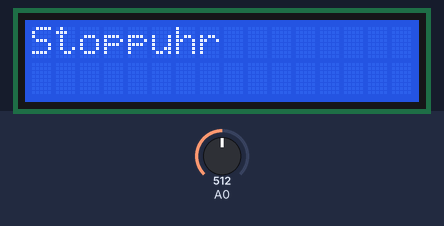
This sketch was run on a simulated Arduino Uno, built with avr-gcc and run on an emulated ATmega328P. On the bench: 16×2 character LCD. The test bench sets the inputs (shaded band); at power-on: A0 = 512.

Above: at 4.1 s.
At 8.2 s:
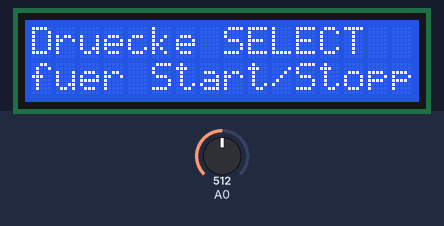
8.3 s: A0 set to 588
9.8 s: A0 set to 617
At 9.95 s:
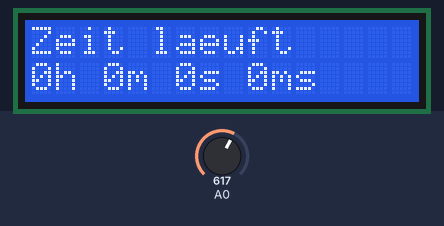
12.2 s: A0 set to 590
At 12.97 s:
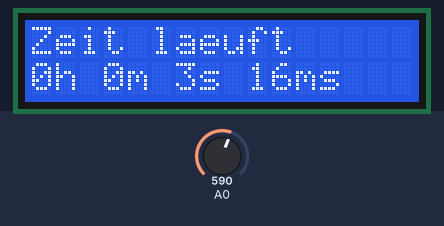
14.3 s: A0 set to 610
At 15.7 s:
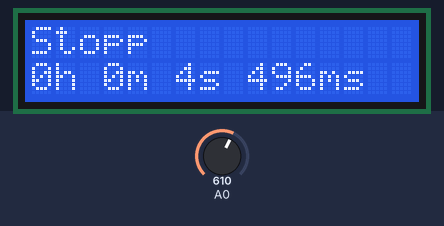
Timing chart, 0 to 16.8 s (numbered marks = the images above; inputs shaded):
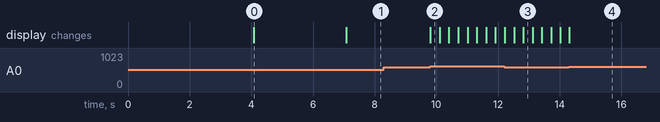

Measured:
- the behaviour switches between 600 and 601 on A0 (found by bisection; images 1 and 2)
- after the input at 8.3 s, every drawn part: stays the same
- after the input at 9.8 s, the display: changes at once (image 2)
- after the input at 14.3 s, the display: changes at once (image 4)
- what the display in image 0 shows lasts 3.0 s, from 4.1 s to 7.1 s

The sketch:

stoppuhr_aug22.ino
```cpp
/*
ursprüngliches Programm: Standalone Arduino StopWatch
By Conor M - 11/05/15, Modified by Elac - 12/05/15
*/

// call the necessary libraries
#include <SPI.h>
#include <LiquidCrystal.h>
// these are the pins used on the shield for this sketch
LiquidCrystal lcd(8, 13, 9, 4, 5, 6, 7);
// variables used on more than 1 function need to be declared here
unsigned long start, finished, elapsed;
boolean r = false;
// Variables for button debounce time
long lastButtonPressTime = 0; // the last time the button was pressed
long debounceDelay = 50; // the debounce time; keep this as low as possible

void setup()
{
lcd.begin(16, 2); // initialize the lcd (16 chars, 2 lines)

// a little introduction :)
lcd.setCursor(0, 0); // set the cursor to first character on line 1
lcd.print("Selbstbauprojekt");
lcd.setCursor(0, 1); // set the cursor to first character on line 2
lcd.print("2017 - DARC G01");
delay(4000); // wait 4 seconds
lcd.clear(); // clear the display
lcd.print("Stoppuhr            ");
delay (3000);
lcd.clear();
lcd.print("Druecke SELECT");
lcd.setCursor(0, 1); // set the cursor to first character on line 2
lcd.print("fuer Start/Stopp");
}

void loop()
{
CheckStartStop();
DisplayResult();
}

void CheckStartStop()
{
int x = analogRead (0); // assign 'x' to the Arduino's AnalogueInputs (Shield's buttons)
if (x < 800 && x > 600 ) // if the button is SELECT
{
if ((millis() - lastButtonPressTime) > debounceDelay)
{

if (r == false)
{
lcd.clear();
lcd.setCursor(0, 0); // needed
lcd.print("Zeit laeuft");
start = millis(); // saves start time to calculate the elapsed time
}
else if (r == true)
{
lcd.setCursor(0, 0); // needed
lcd.print("Stopp                ");
}
r = !r;
}
lastButtonPressTime = millis();
}
}

void DisplayResult()
{
if (r == true)
{
finished = millis(); // saves stop time to calculate the elapsed time
// declare variables
float h, m, s, ms;
unsigned long over;

// MATH time!!!
elapsed = finished - start;

h = int(elapsed / 3600000);
over = elapsed % 3600000;
m = int(over / 60000);
over = over % 60000;
s = int(over / 1000);
ms = over % 1000;
// display the results
lcd.setCursor(0, 1);
lcd.print(h, 0); // display variable 'h' - the 0 after it is the number of algorithms after a comma (ex: lcd.print(h, 2); would print 0,00
lcd.print("h "); // and the letter 'h' after it
lcd.print(m, 0);
lcd.print("m ");
lcd.print(s, 0);
lcd.print("s ");
if (h < 10)
{
lcd.print(ms, 0);
lcd.print("ms ");
}
}
}
```
